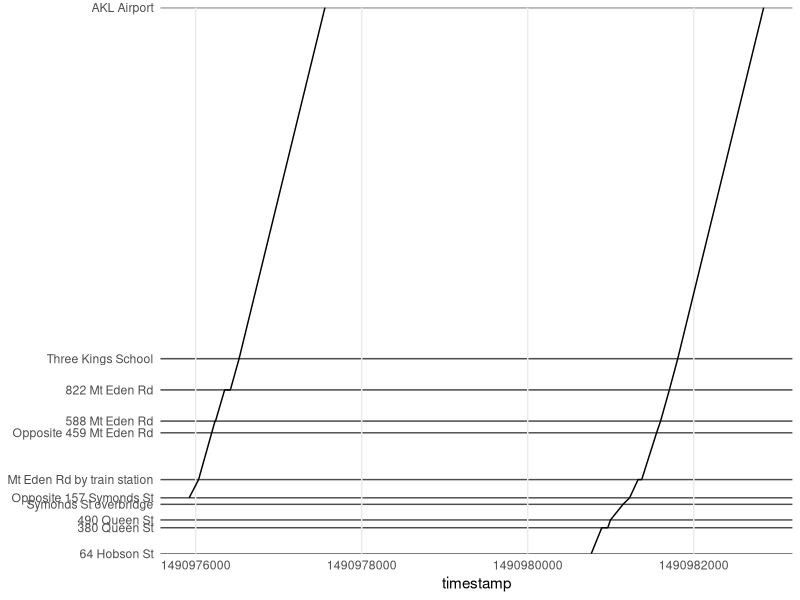

R code for this plot: (Note: this script raises an error after producing the figure.)
library(ggplot2)

bus6215 <- read.csv("Files/bus-6215-2017-04-01.csv", header=FALSE)
colnames(bus6215) <- c("trip", "route", "vehicle", "departure", "arrival", "stop_sequence", "stop_id", "timestamp")
bus6215$stop <- as.factor(bus6215$stop_id)

# Distance from city
distance <- data.frame(stop = c("7018", "1464", "7060", "7062", "7164", "7168",
                                "8502", "8512", "8516", "8524", "8532", "2006"), 
                       dist = c(0, 0.65, 1.65, 1.95, 2.55, 2.8, 3.5, 5.3, 5.75, 
                                6.95, 8.15, 21.65))
bus_stops <- c("Customs St East (Mercure Hotel)", "64 Hobson St", "380 Queen St", "490 Queen St",
               "Symonds St overbridge", "Opposite 157 Symonds St", "Mt Eden Rd by train station", 
               "Opposite 459 Mt Eden Rd", "588 Mt Eden Rd", "822 Mt Eden Rd", "Three Kings School",
               "AKL Airport")

# Subset route 30002 (City to Airport via Mt Eden)
airport <- bus6215[grep("^30002-*", bus6215$route), ]
# Only 2 trips from city to airport via Mt Eden by bus6215 on this day
# Delete duplicates
uniqueairport <- airport[!duplicated(airport), ]
# Merge with distance info
airport_dist <- merge(uniqueairport, distance)
# Plot (I need to add more details for y-axis, labels etc..)
# Colour just for testing
ggplot(airport_dist, aes(x=timestamp, y=dist)) +
  geom_line(aes(group=trip)) +
  theme_bw() +
  scale_y_continuous(name=NULL, breaks=distance$dist, labels=bus_stops, expand=c(0, 0)) +
  #scale_x_continuous(name=NULL, breaks=seq(0, 24, 1), minor_breaks=seq(0, 24, 1/6), expand=c(0, 0)) +
  theme(panel.grid.minor=element_blank(),
        panel.grid.major.y=element_line(colour="grey30"),
        panel.border=element_blank(),
        axis.ticks=element_blank())

# Ideas/To do's:
## 1. Possible format for x's: Time in hours from midnight
# a. Strip the times from the file names. 
# (This code is what my group did in Lab2, we had the recorded the file name from ls)
times <- substring(sizes$name, 22, 27)
# b. Define a function to convert a time string into a numeric hour value.
read_time <- function(time) {
  # Split string into pairs of characters, and weight each pair according to hours, minutes, or seconds.
  starts <- seq(1, nchar(time) - 1, 2)
  split <- substring(time, first = starts, last = starts + 1)
  result <- as.integer(split) %*% c(1, 1 / 60, 1 / 3600)
  return(as.numeric(result))
}
